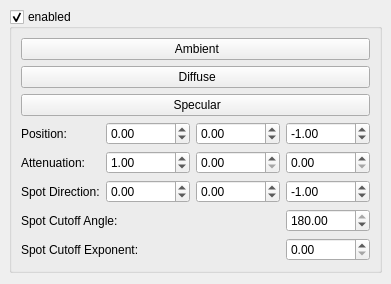
<ui version="4.0" >
 <class>lightParameters</class>
 <widget class="QWidget" name="lightParameters" >
  <property name="geometry" >
   <rect>
    <x>0</x>
    <y>0</y>
    <width>285</width>
    <height>284</height>
   </rect>
  </property>
  <property name="windowTitle" >
   <string>Form</string>
  </property>
  <layout class="QVBoxLayout" >
   <property name="margin" >
    <number>9</number>
   </property>
   <property name="spacing" >
    <number>6</number>
   </property>
   <item>
    <widget class="QGroupBox" name="groupBox" >
     <property name="sizePolicy" >
      <sizepolicy>
       <hsizetype>5</hsizetype>
       <vsizetype>0</vsizetype>
       <horstretch>0</horstretch>
       <verstretch>0</verstretch>
      </sizepolicy>
     </property>
     <property name="toolTip" >
      <string>Allows setting of parameters of a light source. A light may also be disabled.</string>
     </property>
     <property name="title" >
      <string>enabled</string>
     </property>
     <property name="checkable" >
      <bool>true</bool>
     </property>
     <property name="checked" >
      <bool>true</bool>
     </property>
     <layout class="QVBoxLayout" >
      <property name="margin" >
       <number>9</number>
      </property>
      <property name="spacing" >
       <number>6</number>
      </property>
      <item>
       <layout class="QVBoxLayout" >
        <property name="margin" >
         <number>0</number>
        </property>
        <property name="spacing" >
         <number>6</number>
        </property>
        <item>
         <widget class="ColorPicker" name="ambient" >
          <property name="sizePolicy" >
           <sizepolicy>
            <hsizetype>5</hsizetype>
            <vsizetype>0</vsizetype>
            <horstretch>0</horstretch>
            <verstretch>0</verstretch>
           </sizepolicy>
          </property>
          <property name="toolTip" >
           <string>Set the ambient color of the light source.</string>
          </property>
          <property name="text" >
           <string> Ambient</string>
          </property>
         </widget>
        </item>
        <item>
         <widget class="ColorPicker" name="diffuse" >
          <property name="sizePolicy" >
           <sizepolicy>
            <hsizetype>5</hsizetype>
            <vsizetype>0</vsizetype>
            <horstretch>0</horstretch>
            <verstretch>0</verstretch>
           </sizepolicy>
          </property>
          <property name="toolTip" >
           <string>Set the diffuse color of the light source.</string>
          </property>
          <property name="text" >
           <string> Diffuse</string>
          </property>
          <property name="checkable" >
           <bool>false</bool>
          </property>
         </widget>
        </item>
        <item>
         <widget class="ColorPicker" name="specular" >
          <property name="sizePolicy" >
           <sizepolicy>
            <hsizetype>5</hsizetype>
            <vsizetype>0</vsizetype>
            <horstretch>0</horstretch>
            <verstretch>0</verstretch>
           </sizepolicy>
          </property>
          <property name="toolTip" >
           <string>Set the ambient specular of the light source.</string>
          </property>
          <property name="text" >
           <string> Specular</string>
          </property>
         </widget>
        </item>
       </layout>
      </item>
      <item>
       <layout class="QGridLayout" >
        <property name="margin" >
         <number>0</number>
        </property>
        <property name="spacing" >
         <number>6</number>
        </property>
        <item row="3" column="0" colspan="2" >
         <widget class="QLabel" name="label_3" >
          <property name="toolTip" >
           <string>Set the cutoff angle of the spot of the light source. This value must lie between 0.0 and 90.0. The special value 180.0 means, that this light has no spot (i.e. point light).</string>
          </property>
          <property name="text" >
           <string>Spot Cutoff Angle:</string>
          </property>
         </widget>
        </item>
        <item row="3" column="3" >
         <widget class="QDoubleSpinBox" name="spotCutoff" >
          <property name="sizePolicy" >
           <sizepolicy>
            <hsizetype>5</hsizetype>
            <vsizetype>0</vsizetype>
            <horstretch>0</horstretch>
            <verstretch>0</verstretch>
           </sizepolicy>
          </property>
          <property name="toolTip" >
           <string>Set the cutoff angle of the spot of the light source. This value must lie between 0.0 and 90.0. The special value 180.0 means, that this light has no spot (i.e. point light).</string>
          </property>
          <property name="maximum" >
           <double>180.000000000000000</double>
          </property>
          <property name="singleStep" >
           <double>0.500000000000000</double>
          </property>
          <property name="value" >
           <double>180.000000000000000</double>
          </property>
         </widget>
        </item>
        <item row="2" column="0" >
         <widget class="QLabel" name="label_2" >
          <property name="toolTip" >
           <string>Set the direction of the spot of the light source.</string>
          </property>
          <property name="text" >
           <string>Spot Direction:</string>
          </property>
         </widget>
        </item>
        <item row="0" column="0" >
         <widget class="QLabel" name="label_1" >
          <property name="toolTip" >
           <string>Set the position of the light source.</string>
          </property>
          <property name="text" >
           <string>Position:</string>
          </property>
         </widget>
        </item>
        <item row="4" column="3" >
         <widget class="QDoubleSpinBox" name="spotCutoffExponent" >
          <property name="sizePolicy" >
           <sizepolicy>
            <hsizetype>5</hsizetype>
            <vsizetype>0</vsizetype>
            <horstretch>0</horstretch>
            <verstretch>0</verstretch>
           </sizepolicy>
          </property>
          <property name="toolTip" >
           <string>Set the cutoff exponent of the spot of the light source. This value specifies the intensity distribution of the light.</string>
          </property>
          <property name="maximum" >
           <double>128.000000000000000</double>
          </property>
          <property name="singleStep" >
           <double>0.500000000000000</double>
          </property>
         </widget>
        </item>
        <item row="2" column="2" >
         <widget class="QDoubleSpinBox" name="spotDirY" >
          <property name="sizePolicy" >
           <sizepolicy>
            <hsizetype>5</hsizetype>
            <vsizetype>0</vsizetype>
            <horstretch>0</horstretch>
            <verstretch>0</verstretch>
           </sizepolicy>
          </property>
          <property name="toolTip" >
           <string>Set the y direction of the spot of the light source.</string>
          </property>
          <property name="maximum" >
           <double>100.000000000000000</double>
          </property>
          <property name="minimum" >
           <double>-100.000000000000000</double>
          </property>
          <property name="singleStep" >
           <double>0.050000000000000</double>
          </property>
          <property name="value" >
           <double>0.000000000000000</double>
          </property>
         </widget>
        </item>
        <item row="1" column="2" >
         <widget class="QDoubleSpinBox" name="linearAttenuation" >
          <property name="sizePolicy" >
           <sizepolicy>
            <hsizetype>5</hsizetype>
            <vsizetype>0</vsizetype>
            <horstretch>0</horstretch>
            <verstretch>0</verstretch>
           </sizepolicy>
          </property>
          <property name="toolTip" >
           <string>Set the linear attenuation of the light source.</string>
          </property>
          <property name="maximum" >
           <double>100000.000000000000000</double>
          </property>
          <property name="singleStep" >
           <double>0.500000000000000</double>
          </property>
         </widget>
        </item>
        <item row="0" column="3" >
         <widget class="QDoubleSpinBox" name="posZ" >
          <property name="sizePolicy" >
           <sizepolicy>
            <hsizetype>5</hsizetype>
            <vsizetype>0</vsizetype>
            <horstretch>0</horstretch>
            <verstretch>0</verstretch>
           </sizepolicy>
          </property>
          <property name="toolTip" >
           <string>Set the z position of the light source.</string>
          </property>
          <property name="maximum" >
           <double>100.000000000000000</double>
          </property>
          <property name="minimum" >
           <double>-100.000000000000000</double>
          </property>
          <property name="singleStep" >
           <double>0.050000000000000</double>
          </property>
          <property name="value" >
           <double>-1.000000000000000</double>
          </property>
         </widget>
        </item>
        <item row="1" column="0" >
         <widget class="QLabel" name="label_5" >
          <property name="toolTip" >
           <string>Set the attenuation of the light source.</string>
          </property>
          <property name="text" >
           <string>Attenuation:</string>
          </property>
         </widget>
        </item>
        <item row="1" column="3" >
         <widget class="QDoubleSpinBox" name="quadraticAttenuation" >
          <property name="sizePolicy" >
           <sizepolicy>
            <hsizetype>5</hsizetype>
            <vsizetype>0</vsizetype>
            <horstretch>0</horstretch>
            <verstretch>0</verstretch>
           </sizepolicy>
          </property>
          <property name="toolTip" >
           <string>Set the quadratic attenuation of the light source.</string>
          </property>
          <property name="maximum" >
           <double>100000.000000000000000</double>
          </property>
          <property name="singleStep" >
           <double>0.500000000000000</double>
          </property>
         </widget>
        </item>
        <item row="1" column="1" >
         <widget class="QDoubleSpinBox" name="constantAttenuation" >
          <property name="sizePolicy" >
           <sizepolicy>
            <hsizetype>5</hsizetype>
            <vsizetype>0</vsizetype>
            <horstretch>0</horstretch>
            <verstretch>0</verstretch>
           </sizepolicy>
          </property>
          <property name="toolTip" >
           <string>Set the contant attenuation of the light source.</string>
          </property>
          <property name="maximum" >
           <double>100000.000000000000000</double>
          </property>
          <property name="singleStep" >
           <double>0.500000000000000</double>
          </property>
          <property name="value" >
           <double>1.000000000000000</double>
          </property>
         </widget>
        </item>
        <item row="2" column="1" >
         <widget class="QDoubleSpinBox" name="spotDirX" >
          <property name="sizePolicy" >
           <sizepolicy>
            <hsizetype>5</hsizetype>
            <vsizetype>0</vsizetype>
            <horstretch>0</horstretch>
            <verstretch>0</verstretch>
           </sizepolicy>
          </property>
          <property name="toolTip" >
           <string>Set the x direction of the spot of the light source.</string>
          </property>
          <property name="maximum" >
           <double>100.000000000000000</double>
          </property>
          <property name="minimum" >
           <double>-100.000000000000000</double>
          </property>
          <property name="singleStep" >
           <double>0.050000000000000</double>
          </property>
          <property name="value" >
           <double>0.000000000000000</double>
          </property>
         </widget>
        </item>
        <item row="0" column="2" >
         <widget class="QDoubleSpinBox" name="posY" >
          <property name="sizePolicy" >
           <sizepolicy>
            <hsizetype>5</hsizetype>
            <vsizetype>0</vsizetype>
            <horstretch>0</horstretch>
            <verstretch>0</verstretch>
           </sizepolicy>
          </property>
          <property name="toolTip" >
           <string>Set the y position of the light source.</string>
          </property>
          <property name="maximum" >
           <double>100.000000000000000</double>
          </property>
          <property name="minimum" >
           <double>-100.000000000000000</double>
          </property>
          <property name="singleStep" >
           <double>0.050000000000000</double>
          </property>
         </widget>
        </item>
        <item row="4" column="0" colspan="2" >
         <widget class="QLabel" name="label_4" >
          <property name="toolTip" >
           <string>Set the cutoff exponent of the spot of the light source. This value specifies the intensity distribution of the light.</string>
          </property>
          <property name="text" >
           <string>Spot Cutoff Exponent: </string>
          </property>
         </widget>
        </item>
        <item row="2" column="3" >
         <widget class="QDoubleSpinBox" name="spotDirZ" >
          <property name="sizePolicy" >
           <sizepolicy>
            <hsizetype>5</hsizetype>
            <vsizetype>0</vsizetype>
            <horstretch>0</horstretch>
            <verstretch>0</verstretch>
           </sizepolicy>
          </property>
          <property name="toolTip" >
           <string>Set the z direction of the spot of the light source.</string>
          </property>
          <property name="maximum" >
           <double>100.000000000000000</double>
          </property>
          <property name="minimum" >
           <double>-100.000000000000000</double>
          </property>
          <property name="singleStep" >
           <double>0.050000000000000</double>
          </property>
          <property name="value" >
           <double>-1.000000000000000</double>
          </property>
         </widget>
        </item>
        <item row="0" column="1" >
         <widget class="QDoubleSpinBox" name="posX" >
          <property name="sizePolicy" >
           <sizepolicy>
            <hsizetype>5</hsizetype>
            <vsizetype>0</vsizetype>
            <horstretch>0</horstretch>
            <verstretch>0</verstretch>
           </sizepolicy>
          </property>
          <property name="toolTip" >
           <string>Set the x position of the light source.</string>
          </property>
          <property name="maximum" >
           <double>100.000000000000000</double>
          </property>
          <property name="minimum" >
           <double>-100.000000000000000</double>
          </property>
          <property name="singleStep" >
           <double>0.050000000000000</double>
          </property>
         </widget>
        </item>
       </layout>
      </item>
     </layout>
    </widget>
   </item>
   <item>
    <spacer>
     <property name="orientation" >
      <enum>Qt::Vertical</enum>
     </property>
     <property name="sizeHint" >
      <size>
       <width>20</width>
       <height>0</height>
      </size>
     </property>
    </spacer>
   </item>
  </layout>
 </widget>
 <customwidgets>
  <customwidget>
   <class>ColorPicker</class>
   <extends>QPushButton</extends>
   <header>ColorPicker.h</header>
  </customwidget>
 </customwidgets>
 <resources/>
 <connections/>
</ui>
